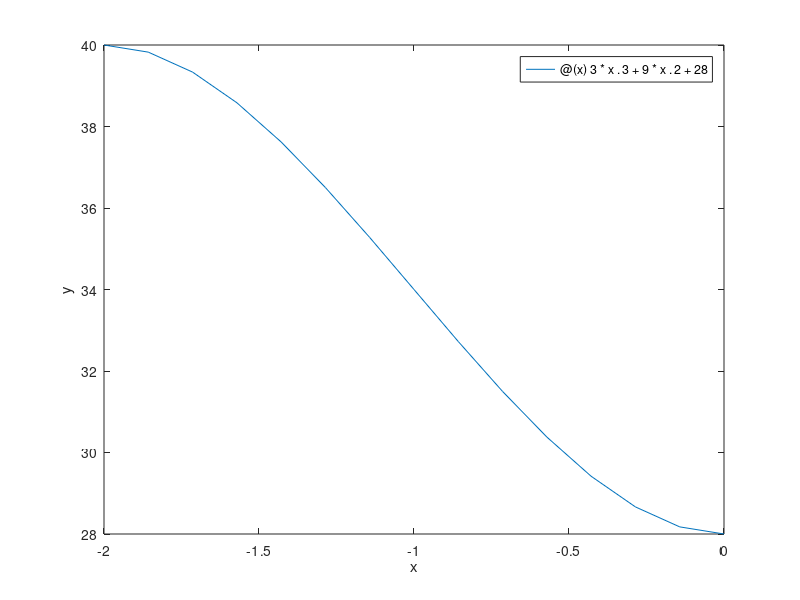

Here is the MATLAB script that generated this plot:
fprintf("Mencari nilai maximum")
[x max] = fminbnd(@(x) - (3*x.^3 + 9*x^2 + 28), -2, 0)
fprintf('================================\n')
fprintf("Mencari nilai minimum")
[x min] = fminbnd(@(x) (3*x.^3 + 9*x^2 + 28), -2, 0)
fprintf('================================\n')
fprintf("Grafik / Plot")
fplot(@(x)3*x.^3 + 9*x.^2 + 28, [-2, 0])
xlabel('x')
ylabel('y')